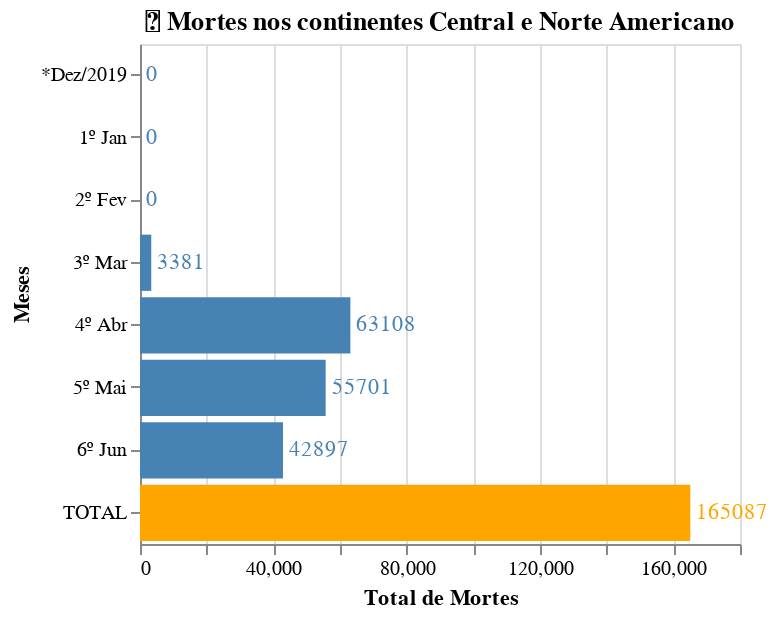

The notebook cell this image was saved under:
### Code cell
norteAmericano_mortesMeses = gerarGrafico(mortes_norteAmericano, '🗽 Mortes nos continentes Central e Norte Americano')
norteAmericano_mortesMeses

### Figure 1 — Vega-Lite specification as saved in the notebook (floating-point values rounded to 4 significant figures)
{"config": {"view": {"continuousWidth": 400, "continuousHeight": 300}}, "layer": [{"mark": "bar", "encoding": {"color": {"condition": {"value": "orange", "test": "(datum.Meses === 'TOTAL')"}, "value": "steelblue"}, "x": {"type": "quantitative", "field": "Total de Mortes"}, "y": {"type": "nominal", "field": "Meses"}}, "title": "🗽 Mortes nos continentes Central e Norte Americano", "width": 300}, {"mark": {"type": "text", "align": "left", "baseline": "middle", "dx": 3}, "encoding": {"color": {"condition": {"value": "orange", "test": "(datum.Meses === 'TOTAL')"}, "value": "steelblue"}, "text": {"type": "quantitative", "field": "Total de Mortes"}, "x": {"type": "quantitative", "field": "Total de Mortes"}, "y": {"type": "nominal", "field": "Meses"}}, "title": "🗽 Mortes nos continentes Central e Norte Americano", "width": 300}], "data": {"name": "data-0c0c96874a301326851e7a8f05c7f493"}, "height": 250, "$schema": "https://vega.github.io/schema/vega-lite/v4.8.1.json", "datasets": {"data-0c0c96874a301326851e7a8f05c7f493": [{"Meses": "*Dez/2019", "Total de Mortes": 0}, {"Meses": "1º Jan", "Total de Mortes": 0}, {"Meses": "2º Fev", "Total de Mortes": 0}, {"Meses": "3º Mar", "Total de Mortes": 3381}, {"Meses": "4º Abr", "Total de Mortes": 63108}, {"Meses": "5º Mai", "Total de Mortes": 55701}, {"Meses": "6º Jun", "Total de Mortes": 42897}, {"Meses": "TOTAL", "Total de Mortes": 165087}]}}
